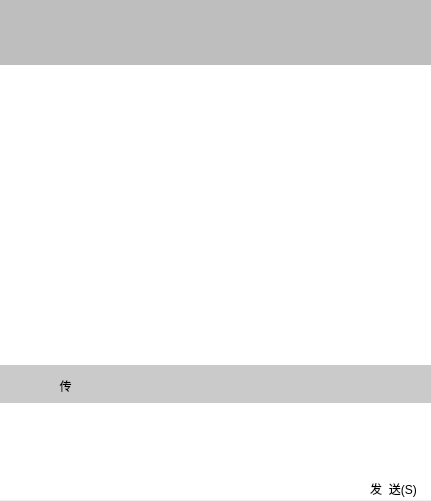
<?xml version="1.0" encoding="UTF-8"?>
<ui version="4.0">
 <class>ChatWidget</class>
 <widget class="QWidget" name="ChatWidget">
  <property name="geometry">
   <rect>
    <x>0</x>
    <y>0</y>
    <width>431</width>
    <height>501</height>
   </rect>
  </property>
  <property name="windowTitle">
   <string>Form</string>
  </property>
  <property name="styleSheet">
   <string notr="true">* {
    border: 0px;
}
</string>
  </property>
  <layout class="QFormLayout" name="formLayout">
   <property name="horizontalSpacing">
    <number>0</number>
   </property>
   <property name="verticalSpacing">
    <number>0</number>
   </property>
   <property name="leftMargin">
    <number>0</number>
   </property>
   <property name="topMargin">
    <number>0</number>
   </property>
   <property name="rightMargin">
    <number>0</number>
   </property>
   <property name="bottomMargin">
    <number>0</number>
   </property>
   <item row="0" column="0">
    <widget class="QWidget" name="chatWidget" native="true">
     <property name="minimumSize">
      <size>
       <width>431</width>
       <height>501</height>
      </size>
     </property>
     <property name="maximumSize">
      <size>
       <width>431</width>
       <height>501</height>
      </size>
     </property>
     <widget class="QLabel" name="friendNameLabel">
      <property name="geometry">
       <rect>
        <x>1</x>
        <y>1</y>
        <width>121</width>
        <height>62</height>
       </rect>
      </property>
      <property name="frameShape">
       <enum>QFrame::Box</enum>
      </property>
      <property name="frameShadow">
       <enum>QFrame::Sunken</enum>
      </property>
      <property name="lineWidth">
       <number>0</number>
      </property>
      <property name="text">
       <string/>
      </property>
      <property name="alignment">
       <set>Qt::AlignCenter</set>
      </property>
     </widget>
     <widget class="QLabel" name="label_4">
      <property name="geometry">
       <rect>
        <x>0</x>
        <y>0</y>
        <width>432</width>
        <height>65</height>
       </rect>
      </property>
      <property name="styleSheet">
       <string notr="true">background-color: rgb(190, 190, 190);</string>
      </property>
      <property name="frameShape">
       <enum>QFrame::Box</enum>
      </property>
      <property name="frameShadow">
       <enum>QFrame::Sunken</enum>
      </property>
      <property name="lineWidth">
       <number>0</number>
      </property>
      <property name="text">
       <string/>
      </property>
     </widget>
     <widget class="QPushButton" name="transPushButton">
      <property name="geometry">
       <rect>
        <x>50</x>
        <y>373</y>
        <width>31</width>
        <height>25</height>
       </rect>
      </property>
      <property name="text">
       <string>传</string>
      </property>
      <property name="flat">
       <bool>false</bool>
      </property>
     </widget>
     <widget class="QLabel" name="label_5">
      <property name="geometry">
       <rect>
        <x>0</x>
        <y>365</y>
        <width>432</width>
        <height>40</height>
       </rect>
      </property>
      <property name="styleSheet">
       <string notr="true">background-color: rgb(202, 202, 202);</string>
      </property>
      <property name="frameShape">
       <enum>QFrame::Box</enum>
      </property>
      <property name="frameShadow">
       <enum>QFrame::Sunken</enum>
      </property>
      <property name="lineWidth">
       <number>0</number>
      </property>
      <property name="text">
       <string/>
      </property>
     </widget>
     <widget class="QTextEdit" name="chatTextEdit">
      <property name="geometry">
       <rect>
        <x>0</x>
        <y>403</y>
        <width>431</width>
        <height>97</height>
       </rect>
      </property>
      <property name="lineWidth">
       <number>0</number>
      </property>
     </widget>
     <widget class="QPushButton" name="sendPushButton">
      <property name="geometry">
       <rect>
        <x>356</x>
        <y>476</y>
        <width>75</width>
        <height>25</height>
       </rect>
      </property>
      <property name="text">
       <string>发  送(S)</string>
      </property>
     </widget>
     <widget class="ChatListView" name="chatListView">
      <property name="geometry">
       <rect>
        <x>0</x>
        <y>65</y>
        <width>431</width>
        <height>300</height>
       </rect>
      </property>
      <property name="lineWidth">
       <number>0</number>
      </property>
     </widget>
     <zorder>label_4</zorder>
     <zorder>label_5</zorder>
     <zorder>chatTextEdit</zorder>
     <zorder>sendPushButton</zorder>
     <zorder>transPushButton</zorder>
     <zorder>chatListView</zorder>
     <zorder>friendNameLabel</zorder>
    </widget>
   </item>
  </layout>
 </widget>
 <customwidgets>
  <customwidget>
   <class>ChatListView</class>
   <extends>QListView</extends>
   <header>chatlistview.h</header>
  </customwidget>
 </customwidgets>
 <resources/>
 <connections/>
</ui>
